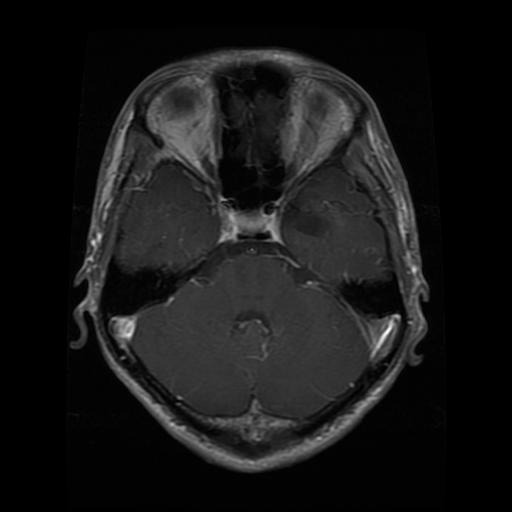
#> input picture Brain Tumor data/Testing/glioma/Te-glTr_0001.jpg, 512 x 512 px
$ python -i mask_09.py   (imports and definitions only)
#> lines starting #> are read from the running program, lines starting #| are printed output that depends on the picture; after the words box and inside, x2 and y2 are one past the last pixel; in counts of white or black regions, pixels touching at a corner belong together
#> further down, picture is the input picture: PIL image 512x512 RGB; min 0, max 255, mean 23.5
import numpy as np
import cv2
import torch
from PIL import Image

def brain_mask_from_pil(pil_img: Image.Image, size=(224,224)) -> torch.Tensor:
#> called with size = (224, 224)
    img = np.array(pil_img.convert("L").resize(size)).astype(np.uint8)

    blur = cv2.GaussianBlur(img, (5,5), 0)
    _, mask = cv2.threshold(blur, 0, 255, cv2.THRESH_BINARY + cv2.THRESH_OTSU)
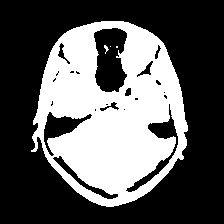
#> mask: shape (224, 224); 36.1% white; 4 white regions (2 under 20 px), largest, box (x1, y1, x2, y2) and area: (31, 21, 188, 207) 18084, (104, 45, 109, 54) 20

    kernel = np.ones((7,7), np.uint8)
    mask = cv2.morphologyEx(mask, cv2.MORPH_CLOSE, kernel, iterations=2)
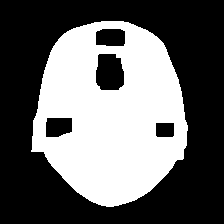
#> mask: shape (224, 224); 39.9% white; 1 white region, box (x1, y1, x2, y2) and area: (31, 21, 188, 207) 20029
    mask = cv2.morphologyEx(mask, cv2.MORPH_OPEN, kernel, iterations=1)
#> mask: shape (224, 224); 39.9% white; 1 white region, box (x1, y1, x2, y2) and area: (32, 21, 187, 207) 20021

    mask = (mask > 0).astype(np.float32)
#> (the run stopped early here; a loop or call above may not have finished)

$ run again, on Brain Tumor data/Testing/glioma/Te-gl_0013.jpg
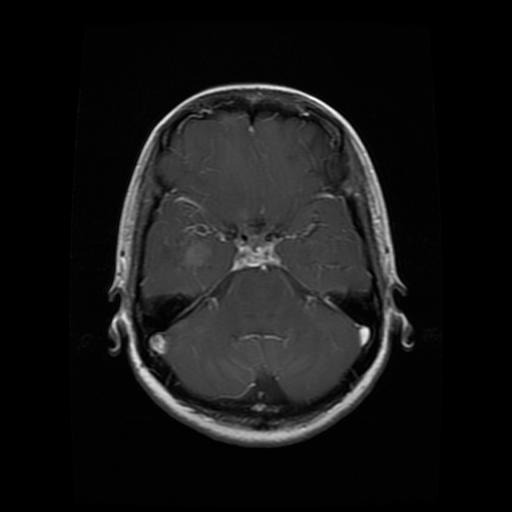
#> input picture Brain Tumor data/Testing/glioma/Te-gl_0013.jpg, 512 x 512 px
#> picture is the input picture: PIL image 512x512 RGB; min 0, max 255, mean 22.1
#> in brain_mask_from_pil, `_, mask = cv2.threshold(blur, 0, 255, cv2.THRESH_BINARY + cv2.THRESH_O..`:
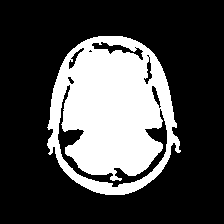
#> mask: shape (224, 224); 28.2% white; 1 white region, box (x1, y1, x2, y2) and area: (47, 36, 181, 195) 14160
#> in brain_mask_from_pil, `mask = cv2.morphologyEx(mask, cv2.MORPH_CLOSE, kernel, iterations=2)`:
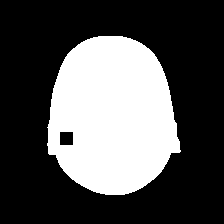
#> mask: shape (224, 224); 32.4% white; 1 white region, box (x1, y1, x2, y2) and area: (47, 36, 181, 195) 16250

$ run again, on Brain Tumor data/Testing/glioma/Te-gl_0020.jpg
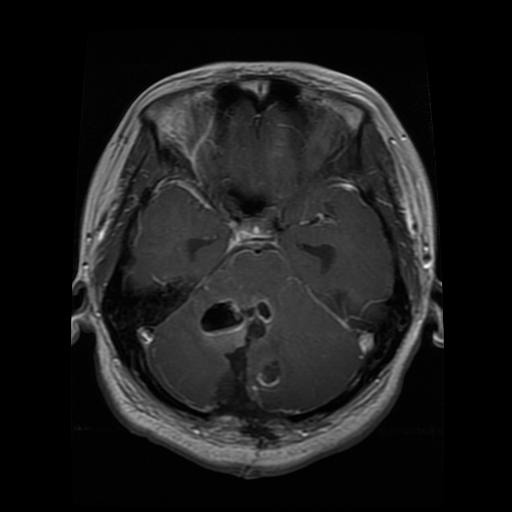
#> input picture Brain Tumor data/Testing/glioma/Te-gl_0020.jpg, 512 x 512 px
#> picture is the input picture: PIL image 512x512 RGB; min 0, max 255, mean 28.2
#> in brain_mask_from_pil, `_, mask = cv2.threshold(blur, 0, 255, cv2.THRESH_BINARY + cv2.THRESH_O..`:
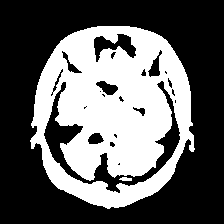
#> mask: shape (224, 224); 38.5% white; 2 white regions, box (x1, y1, x2, y2) and area: (30, 26, 195, 209) 19265, (119, 177, 132, 181) 40
#> in brain_mask_from_pil, `mask = cv2.morphologyEx(mask, cv2.MORPH_CLOSE, kernel, iterations=2)`:
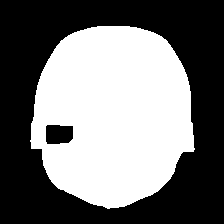
#> mask: shape (224, 224); 45.9% white; 1 white region, box (x1, y1, x2, y2) and area: (30, 26, 195, 209) 23048
